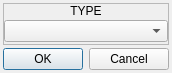
<?xml version="1.0" encoding="UTF-8"?>
<ui version="4.0">
 <class>GetItemDialog2</class>
 <widget class="QDialog" name="GetItemDialog2">
  <property name="geometry">
   <rect>
    <x>0</x>
    <y>0</y>
    <width>166</width>
    <height>73</height>
   </rect>
  </property>
  <property name="windowTitle">
   <string>Get Item</string>
  </property>
  <property name="windowIcon">
   <iconset resource="gui_icons.qrc">
    <normaloff>:/icons/openrpgmaker.png</normaloff>:/icons/openrpgmaker.png</iconset>
  </property>
  <property name="styleSheet">
   <string notr="true">.QFrame
{
	border-width: 1px;
	border-style: solid;
	border-color: palette(window-text);
}

.QFrame&gt;QLabel
{
	border-width: 0px;
	background-color: palette(window-text);
	color: palette(window);
	font-weight: bold;
}

.QFrame&gt;QCheckBox
{
	background-color: palette(window-text);
	border-width: 0px;
	border-style: none;
	color: palette(window);
	spacing: 3px;
	font-weight: bold;
	padding: 0px 0px 0px 3px;
}

.QFrame&gt;QCheckBox::indicator
{
	min-width: 8px;
	max-width: 8px;
	min-height: 8px;
	max-height: 8px;
	width: 8px;
	height: 8px;
	border-width: 2px;
	border-radius: 0px;
	border-style: ridge;
	border-color: palette(mid);
}

.QFrame&gt;QCheckBox::indicator:unchecked
{
	background-color: palette(base);
}

.QFrame&gt;QCheckBox::indicator:checked
{
	background-color: palette(window-text);
}

.QFrame&gt;QCheckBox::indicator:hover
{
	border-color: palette(highlight);
}</string>
  </property>
  <layout class="QVBoxLayout" name="verticalLayout_2">
   <property name="spacing">
    <number>3</number>
   </property>
   <property name="margin">
    <number>3</number>
   </property>
   <item>
    <widget class="QFrame" name="frame">
     <property name="frameShape">
      <enum>QFrame::StyledPanel</enum>
     </property>
     <property name="frameShadow">
      <enum>QFrame::Raised</enum>
     </property>
     <layout class="QVBoxLayout" name="verticalLayout">
      <property name="spacing">
       <number>0</number>
      </property>
      <property name="margin">
       <number>0</number>
      </property>
      <item>
       <widget class="QLabel" name="lblType">
        <property name="sizePolicy">
         <sizepolicy hsizetype="Preferred" vsizetype="Fixed">
          <horstretch>0</horstretch>
          <verstretch>0</verstretch>
         </sizepolicy>
        </property>
        <property name="text">
         <string>TYPE</string>
        </property>
        <property name="alignment">
         <set>Qt::AlignCenter</set>
        </property>
       </widget>
      </item>
      <item>
       <widget class="QWidget" name="widget" native="true">
        <layout class="QHBoxLayout" name="horizontalLayout">
         <property name="spacing">
          <number>0</number>
         </property>
         <property name="margin">
          <number>0</number>
         </property>
         <item>
          <widget class="QComboBox" name="cboxItem"/>
         </item>
        </layout>
       </widget>
      </item>
     </layout>
    </widget>
   </item>
   <item>
    <widget class="QDialogButtonBox" name="buttonBox">
     <property name="orientation">
      <enum>Qt::Horizontal</enum>
     </property>
     <property name="standardButtons">
      <set>QDialogButtonBox::Cancel|QDialogButtonBox::Ok</set>
     </property>
    </widget>
   </item>
  </layout>
 </widget>
 <resources>
  <include location="gui_icons.qrc"/>
 </resources>
 <connections>
  <connection>
   <sender>buttonBox</sender>
   <signal>accepted()</signal>
   <receiver>GetItemDialog2</receiver>
   <slot>accept()</slot>
   <hints>
    <hint type="sourcelabel">
     <x>248</x>
     <y>254</y>
    </hint>
    <hint type="destinationlabel">
     <x>157</x>
     <y>274</y>
    </hint>
   </hints>
  </connection>
  <connection>
   <sender>buttonBox</sender>
   <signal>rejected()</signal>
   <receiver>GetItemDialog2</receiver>
   <slot>reject()</slot>
   <hints>
    <hint type="sourcelabel">
     <x>316</x>
     <y>260</y>
    </hint>
    <hint type="destinationlabel">
     <x>286</x>
     <y>274</y>
    </hint>
   </hints>
  </connection>
 </connections>
</ui>
